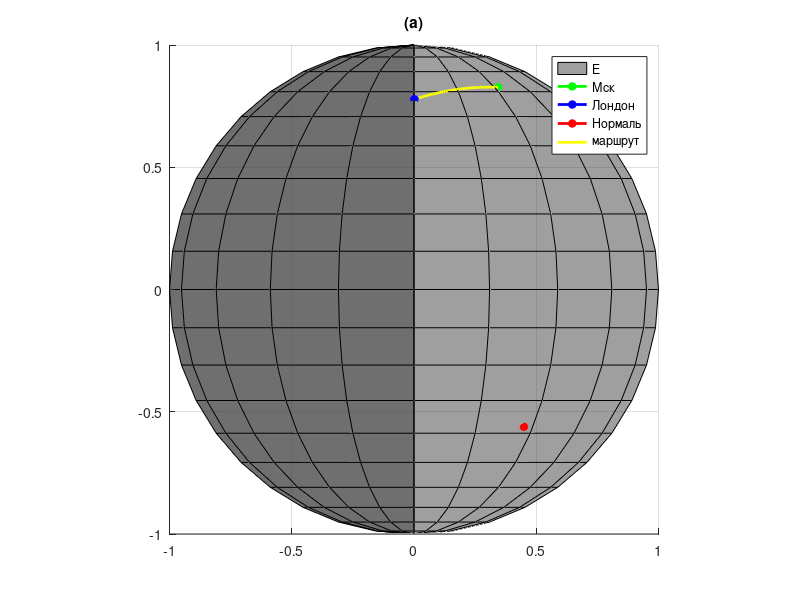

Here is the MATLAB script that generated this plot:
clear;
clc;


%% Начальная и конечная точка на сфере Земли в ГСК
m0 = [55.7558, 37.6173]; % МСК
% m1 = [13.7563, 100.5018]; % Тай
m1 = [51.1, 0.12];% Лондон

m0 = deg2rad(m0);
m1 = deg2rad(m1);

t = 1; % Время в движении [sec]

W_earth = 7.2921159e-5; % [1/sec]
R_earth = 1; % R Земли [m]

M_IE = [+cos(W_earth * t), -sin(W_earth * t), 0;
        +sin(W_earth * t), +cos(W_earth * t), 0;
        0, 0, 1];


%% main cycle

% Орты нормалей в ГСК
e0 = R_earth * [cos(m0(1)) * cos(m0(2));
                cos(m0(1)) * sin(m0(2));
                sin(m0(1))];


e1 = R_earth * [cos(m1(1)) * cos(m1(2));
                cos(m1(1)) * sin(m1(2));
                sin(m1(1))];

e0 = M_IE * e0;
e1 = M_IE * e1;


% Угол поворота
alpha = acos (dot(e0, e1) / (norm(e0) * norm(e1)));
e_c = cross(e0, e1); e_c = e_c / norm(e_c);


% поворот 
C = [0,      -e_c(3),  e_c(2);
     e_c(3),  0,       -e_c(1);
     -e_c(2), e_c(1),  0];

H = 0.01;
betta = 0:H:alpha;
e_m = zeros (length(betta), 3);
e_m(1, :) = e0;
A = (eye(3) * cos(H)) + ((1 - cos(H))*(e_c * e_c')) - (C * sin(H));

for i = 2:length(betta)
    e_m(i, :) = A' * e_m(i-1, :)';
end



%% PLOTS
% для картинок
monitor = 2;
sz = get (0, 'MonitorPositions');
pic_size = [0 0 1000, 1000];
pics_path = "../pics/";
save_graf_trigger = 0;
LW = 2;

% Траектория полёта КА
F0 = figure ('Position', pic_size);
[x,y,z] = sphere;
axis equal
surf(R_earth*x, R_earth*y, R_earth*z, 'facecolor','#404040', 'facealpha',.5); 
grid on;
axis equal
hold on; 
plot3 ([0, e0(1)], [0, e0(2)], [0, e0(3)], '-*g', 'linewidth',LW);
hold on
plot3 ([0, e1(1)], [0, e1(2)], [0, e1(3)], '-*b', 'linewidth',LW);
plot3 ([0, e_c(1)], [0, e_c(2)], [0, e_c(3)], '-*r', 'linewidth',LW);

view (90, 0);
title ('(а)')

% plot3 ([0, e_m(1)], [0, e_m(2)], [0, e_m(3)], '-*y', 'linewidth',LW);
plot3 (e_m(:, 1), e_m(:, 2), e_m(:, 3), '-y', 'linewidth',LW);


legend ("E", "Мск", "Лондон", "Нормаль", "маршрут");
